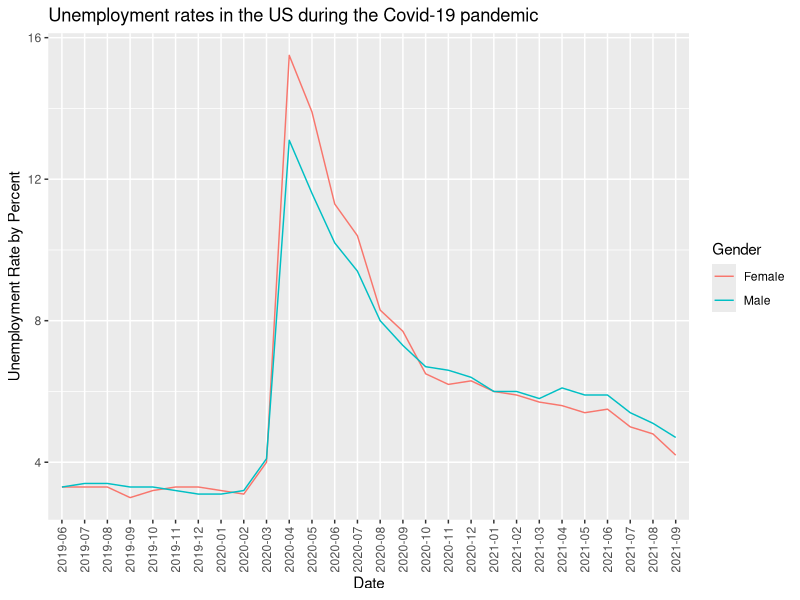
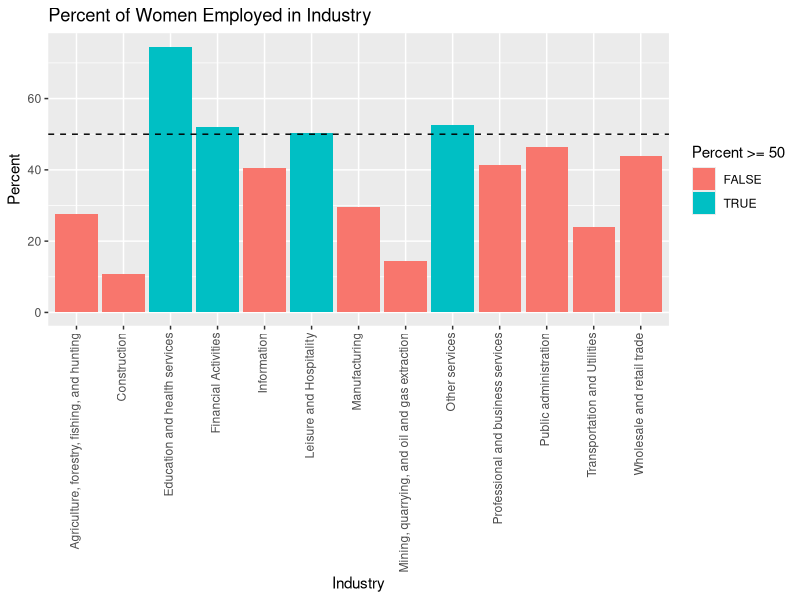

Write R code to recreate these figures, in order. (Note: this script raises an error after producing the figures.)
## ---- chunk 1
knitr::opts_chunk$set(echo = TRUE)
library(tidyverse)
library(ggrepel)
## ---- chunk 2
df_unemploy <- read_csv("data/gender_and_unemployment.csv")
glimpse(df_unemploy)

df_num_employed <- read_csv("data/DF_num_employed.csv")
glimpse(df_num_employed)
## ---- chunk 3
df_unemploy %>%
  ggplot() + 
  geom_line(aes(Date, UnemploymentRate, group = Gender, color = Gender)) + 
  theme(axis.text.x = element_text(angle = 90, vjust = 0.5, hjust=1)) + 
  labs(
    y = "Unemployment Rate by Percent", 
    title = "Unemployment rates in the US during the Covid-19 pandemic"
  )
## ---- chunk 4
df_industry <- read_csv("data/DS_Industry_Top_Level_Percent.csv")

OverallPercent <-
  df_industry %>%
  ggplot(aes(Industry, Percent, fill = Percent >= 50)) + 
  geom_col() +
  theme(axis.text.x = element_text(angle = 90, vjust = 0.25, hjust=1)) +
  geom_hline(yintercept = 50, linetype = "dashed") 

OverallPercent + ggtitle("Percent of Women Employed in Industry") +
  xlab("Industry") + ylab("Percent")
## ---- chunk 5
theme_common <- function() {
  theme_minimal() %+replace%
  theme(
    axis.text.x = element_text(size = 12),
    axis.text.y = element_text(size = 12),
    axis.title.x = element_text(margin = margin(4, 4, 4, 4), size = 16),
    axis.title.y = element_text(margin = margin(4, 4, 4, 4), size = 16, angle = 90),

    legend.title = element_text(size = 16),
    legend.text = element_text(size = 12),

    strip.text.x = element_text(size = 12),
    strip.text.y = element_text(size = 12),

    panel.grid.major = element_line(color = "grey90"),
    panel.grid.minor = element_line(color = "grey90"),

    aspect.ratio = 4 / 4,

    plot.margin = unit(c(t = +0, b = +0, r = +0, l = +0), "cm"),
    plot.title = element_text(size = 18),
    plot.title.position = "plot",
    plot.subtitle = element_text(size = 16),
    plot.caption = element_text(size = 12)
  )
}
## ---- chunk 6
df_all_vs_women %>%
  filter(
    Industry == "Service-providing",
    Group != "All",
    Date > "2018-12-1"
  ) %>%
  ggplot(aes(x = Date, y = Percent_rate_of_change)) + 
  geom_line(aes(color = Group)) + 
  facet_wrap(vars(Industry)) + 
  scale_color_manual(values = c("blue", "red")) + 
  theme_common()

df_all_vs_women %>%
  filter(
    Industry == "Education and health services",
    Group != "All",
    Date > "2018-12-1"
  ) %>%
  ggplot(aes(x = Date, y = Percent_rate_of_change)) + 
  geom_line(aes(color = Group)) + 
  facet_wrap(vars(Industry)) + 
  scale_color_manual(values = c("blue", "red")) + 
  theme_common()

df_all_vs_women %>%
  filter(
    Industry == "Goods-producing",
    Group != "All",
    Date > "2018-12-1"
  ) %>%
  ggplot(aes(x = Date, y = Percent_rate_of_change)) + 
  geom_line(aes(color = Group)) + 
  facet_wrap(vars(Industry)) + 
  scale_color_manual(values = c("blue", "red")) + 
  theme_common()

df_all_vs_women %>%
  filter(
    Industry == "Total nonfarm",
    Group != "All",
    Date > "2018-12-1"
  ) %>%
  ggplot(aes(x = Date, y = Percent_rate_of_change)) + 
  geom_line(aes(color = Group)) + 
  facet_wrap(vars(Industry)) + 
  scale_color_manual(values = c("blue", "red")) +
  theme_common()
